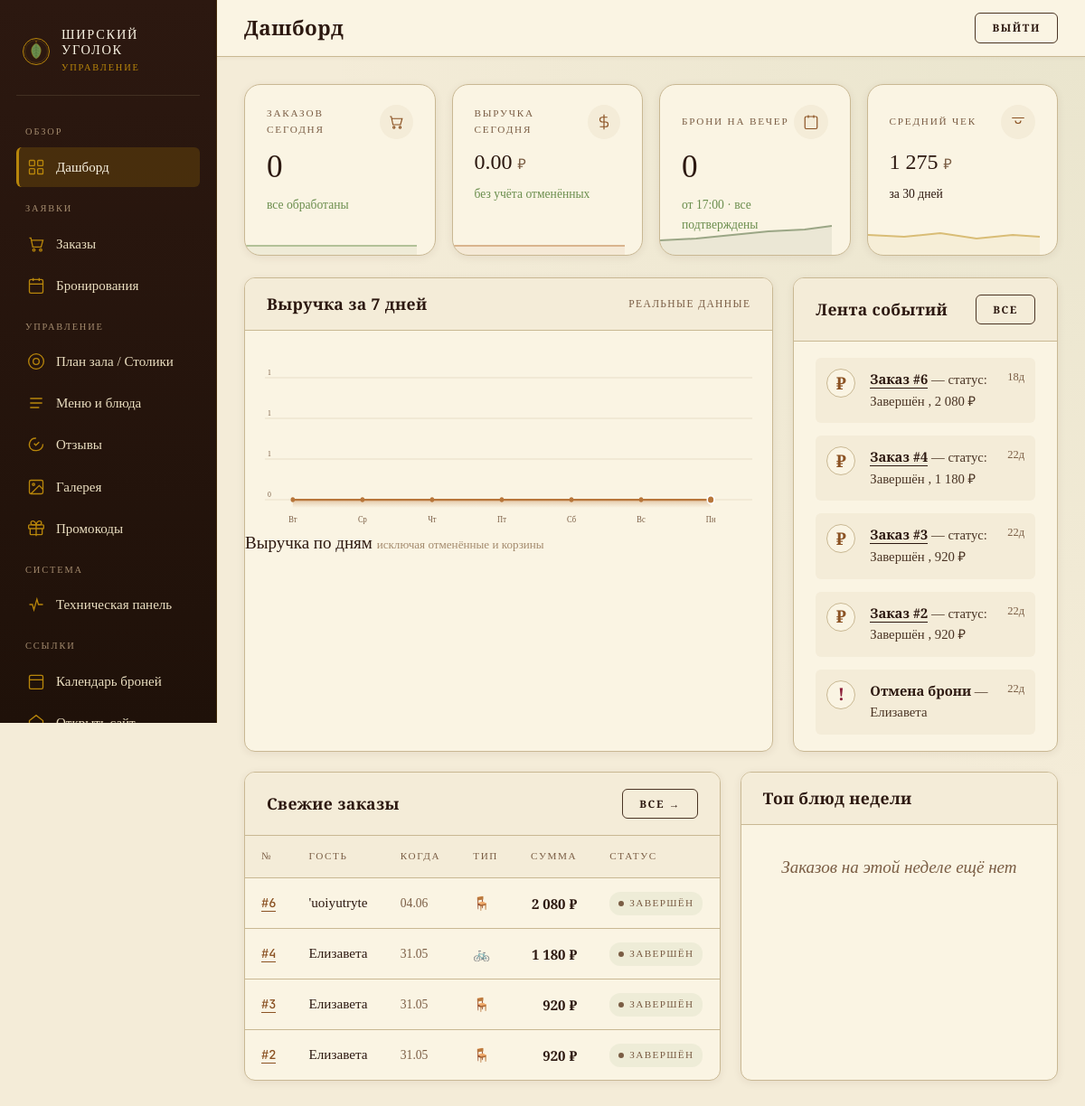
/admin_panel.php (signed in), run on the app's committed database.
### tables this page shows
CREATE TABLE `orders` (
  `id` int NOT NULL AUTO_INCREMENT,
  `user_id` int DEFAULT NULL,
  `customer_name` varchar(100) NOT NULL DEFAULT '',
  `customer_phone` varchar(20) NOT NULL DEFAULT '',
  `notes` text,
  `promo_code` varchar(50) DEFAULT NULL,
  `discount` decimal(10,2) NOT NULL DEFAULT '0.00',
  `customer_address` text,
  `total_price` decimal(10,2) NOT NULL DEFAULT '0.00',
  `status` enum('cart','pending','confirmed','preparing','ready','completed','cancelled') NOT NULL DEFAULT 'cart',
  `order_type` enum('dine_in','delivery','takeaway') DEFAULT NULL,
  `total` decimal(10,2) DEFAULT '0.00',
  `delivery_address` varchar(500) DEFAULT NULL,
  `created_at` timestamp NULL DEFAULT CURRENT_TIMESTAMP,
  `updated_at` datetime DEFAULT CURRENT_TIMESTAMP ON UPDATE CURRENT_TIMESTAMP,
  PRIMARY KEY (`id`),
  KEY `idx_orders_status` (`status`),
  KEY `idx_orders_user` (`user_id`),
  CONSTRAINT `orders_ibfk_1` FOREIGN KEY (`user_id`) REFERENCES `users` (`id`) ON DELETE SET NULL
);

CREATE TABLE `bookings` (
  `id` int NOT NULL AUTO_INCREMENT,
  `user_id` int DEFAULT NULL,
  `guest_name` varchar(150) NOT NULL,
  `guest_phone` varchar(50) NOT NULL,
  `guest_email` varchar(150) DEFAULT NULL,
  `booking_date` date NOT NULL,
  `booking_time` time NOT NULL,
  `party_size` int NOT NULL DEFAULT '2',
  `table_id` int DEFAULT NULL,
  `status` enum('pending','confirmed','rejected','cancelled','completed') NOT NULL DEFAULT 'pending',
  `notes` text,
  `admin_comment` text,
  `created_at` datetime DEFAULT CURRENT_TIMESTAMP,
  `updated_at` datetime DEFAULT CURRENT_TIMESTAMP ON UPDATE CURRENT_TIMESTAMP,
  PRIMARY KEY (`id`),
  KEY `user_id` (`user_id`),
  KEY `table_id` (`table_id`),
  CONSTRAINT `bookings_ibfk_1` FOREIGN KEY (`user_id`) REFERENCES `users` (`id`) ON DELETE SET NULL,
  CONSTRAINT `bookings_ibfk_2` FOREIGN KEY (`table_id`) REFERENCES `restaurant_tables` (`id`) ON DELETE SET NULL
);

CREATE TABLE `users` (
  `id` int NOT NULL AUTO_INCREMENT,
  `username` varchar(50) NOT NULL,
  `email` varchar(100) NOT NULL,
  `password` varchar(255) NOT NULL,
  `role` enum('user','admin') NOT NULL DEFAULT 'user',
  `full_name` varchar(100) DEFAULT NULL,
  `phone` varchar(20) DEFAULT NULL,
  `created_at` timestamp NULL DEFAULT CURRENT_TIMESTAMP,
  PRIMARY KEY (`id`),
  UNIQUE KEY `username` (`username`),
  UNIQUE KEY `email` (`email`)
);

### public/admin_panel.php (the view, shortened to what the rows shown need)
<?php
require_once 'includes/admin_auth.php';
require_once 'includes/order_helpers.php';
$flashSection = '';
$conn->query("CREATE TABLE IF NOT EXISTS gallery_images (
    id INT AUTO_INCREMENT PRIMARY KEY,
    slot_key VARCHAR(100) NOT NULL UNIQUE,
    label VARCHAR(200),
    image_path VARCHAR(500),
    created_at TIMESTAMP DEFAULT CURRENT_TIMESTAMP
)");
$active_section = $_GET['section'] ?? ($flashSection ?: (isset($_GET['order_status']) ? 'orders' : (isset($_GET['booking_status']) || isset($_GET['booking_date']) ? 'bookings' : 'dashboard')));
$recent_orders_res = $conn->query("SELECT o.id, o.total, o.status, o.created_at, o.order_type, u.username, u.full_name FROM orders o LEFT JOIN users u ON o.user_id=u.id WHERE o.status != 'cart' ORDER BY o.created_at DESC LIMIT 5");
$timelineEvents = [];
$r = $conn->query("SELECT 'order' AS etype, id, status, created_at, COALESCE(customer_name,'') AS person, COALESCE(total,0) AS amount FROM orders WHERE status!='cart' ORDER BY created_at DESC LIMIT 5");
if ($r) while ($row=$r->fetch_assoc()) $timelineEvents[]=$row;
$r = $conn->query("SELECT 'booking' AS etype, id, status, created_at, guest_name AS person, 0 AS amount FROM bookings ORDER BY created_at DESC LIMIT 5");
if ($r) while ($row=$r->fetch_assoc()) $timelineEvents[]=$row;
usort($timelineEvents, fn($a,$b)=>strcmp($b['created_at'],$a['created_at']));
$timelineEvents = array_slice($timelineEvents,0,7);
?>
<!doctype html>
<html lang="ru">
<head>
<link rel="stylesheet" href="style.css">
<link rel="stylesheet" href="assets/admin.css">
</head>
<body class="admin-body">
<div class="admin-main">
  <header class="admin-top">
    <h1 id="pageTitle">
      <?php
      $titles = ['dashboard'=>'Дашборд','orders'=>'Заказы','bookings'=>'Бронирования','tables'=>'Столики','menu'=>'Меню','reviews'=>'Отзывы','gallery'=>'Галерея','promos'=>'Промокоды'];
      echo $titles[$active_section] ?? 'Управление';
      ?>
    </h1>
  </header>
  <div class="admin-content">
    <div id="dashboard" class="admin-section-content <?= $active_section==='dashboard'?'active':'' ?>">
      <div class="admin-row" style="margin-bottom:22px;">
        <div class="panel">
          <div class="timeline">
            <?php foreach ($timelineEvents as $ev):
              $isOrder   = $ev['etype'] === 'order';
              $isNew     = $ev['status'] === 'pending';
              $isCancell = in_array($ev['status'], ['cancelled','rejected']);
              $ico = $isOrder ? '₽' : '+';
              if ($isCancell) $ico = '!';
              $icoColor = $isCancell ? 'var(--berry)' : ($isNew ? 'var(--moss)' : 'var(--amber-deep)');
              $ago = '';
              if (!empty($ev['created_at'])) {
                  $diff = time() - strtotime($ev['created_at']);
                  if ($diff < 60) $ago = $diff.'с';
                  elseif ($diff < 3600) $ago = round($diff/60).'м';
                  elseif ($diff < 86400) $ago = round($diff/3600).'ч';
                  else $ago = round($diff/86400).'д';
              }
            ?>
            <div class="ev">
              <div class="ico" style="color:<?= $icoColor ?>;font-weight:bold;"><?= $ico ?></div>
              <div class="txt">
                <?php if ($isOrder): ?>
                  <strong><a href="admin_order.php?id=<?= $ev['id'] ?>" style="color:inherit;">Заказ #<?= $ev['id'] ?></a></strong>
                  — <?php if($isCancell): ?>отменён<?php elseif($isNew): ?>новый<?php else: ?>статус: <?= order_status_label($ev['status']) ?><?php endif; ?>
                  <?php if($ev['amount'] > 0): ?>, <?= number_format((float)$ev['amount'],0,'.',' ') ?> ₽<?php endif; ?>
                <?php else: ?>
                  <?php if($isCancell): ?>
                    <strong>Отмена брони</strong> — <?= htmlspecialchars(mb_substr($ev['person'],0,20)) ?>
                  <?php elseif($isNew): ?>
                    <strong>Новая бронь</strong> от <?= htmlspecialchars(mb_substr($ev['person'],0,20)) ?>
                  <?php else: ?>
                    <strong>Бронь #<?= $ev['id'] ?></strong> — <?= booking_status_label($ev['status']) ?>
                  <?php endif; ?>
                <?php endif; ?>
              </div>
              <div class="when"><?= $ago ?></div>
            </div>
            <?php endforeach; ?>
          </div>
        </div>
      </div>
      <div class="admin-row" style="grid-template-columns:1.5fr 1fr;">
        <div class="panel">
          <table class="table">
            <thead><tr><th>№</th><th>Гость</th><th>Когда</th><th>Тип</th><th>Сумма</th><th>Статус</th></tr></thead>
            <tbody>
            <?php if ($recent_orders_res): while ($ro = $recent_orders_res->fetch_assoc()):
              $typeIco = ['delivery'=>'🚲','dine_in'=>'🪑','takeaway'=>'🛍'][$ro['order_type'] ?? ''] ?? '📦';
              $diff = time() - strtotime($ro['created_at'] ?? 'now');
              $agoStr = $diff<60 ? 'только что' : ($diff<3600 ? round($diff/60).' мин' : ($diff<86400 ? round($diff/3600).' ч' : date('d.m',strtotime($ro['created_at']))));
            ?>
            <tr style="cursor:pointer;" onclick="window.location='admin_order.php?id=<?= $ro['id'] ?>'">
              <td class="ord-id"><a href="admin_order.php?id=<?= $ro['id'] ?>">#<?= $ro['id'] ?></a></td>
              <td class="ord-name"><?= htmlspecialchars($ro['full_name'] ?: $ro['username'] ?: '—') ?></td>
              <td class="ord-time"><?= $agoStr ?></td>
              <td><?= $typeIco ?></td>
              <td class="ord-sum"><?= $ro['total'] ? number_format((float)$ro['total'],0,'.',' ').' ₽' : '—' ?></td>
              <td><span class="status <?= ['pending'=>'new','confirmed'=>'ready','preparing'=>'cook','ready'=>'ready','completed'=>'done','cancelled'=>'cancel'][$ro['status']] ?? '' ?>"><?= order_status_label($ro['status']) ?></span></td>
            </tr>
            <?php endwhile; endif; ?>
            </tbody>
          </table>
        </div>
      </div>
    </div>
  </div>
</div>
</body>
</html>

### data on the page
orders: ico "₽", id "6", status "Завершён", amount "2 080", created_at "18д", user.full_name "'uoiyutryte", order_type "🪑", total "2 080", status "ЗАВЕРШЁН"
orders: ico "₽", id "4", status "Завершён", amount "1 180", created_at "22д", user.full_name "Елизавета", order_type "🚲", total "1 180", status "ЗАВЕРШЁН"
orders: ico "₽", id "3", status "Завершён", amount "920", created_at "22д", user.full_name "Елизавета", order_type "🪑", total "920", status "ЗАВЕРШЁН"
orders: ico "₽", id "2", status "Завершён", amount "920", created_at "22д", user.full_name "Елизавета", order_type "🪑", total "920", status "ЗАВЕРШЁН"
bookings: status "!", guest_name "Елизавета", created_at "22д"

### other printed values
$titles[$active_section] "Дашборд"
$dash_orders_today "0"
$dash_revenue_today "0.00"
$dash_bookings_evening "0"
$dash_avg_check ?: '—' "1 275"
$ylabels[$ki] "1"
$ylabels[$ki] "0"
$chartLabels[$ci] "Вт"
$chartLabels[$ci] "Ср"
$chartLabels[$ci] "Чт"
$chartLabels[$ci] "Пт"
$chartLabels[$ci] "Сб"
$chartLabels[$ci] "Вс"
$chartLabels[$ci] "Пн"
